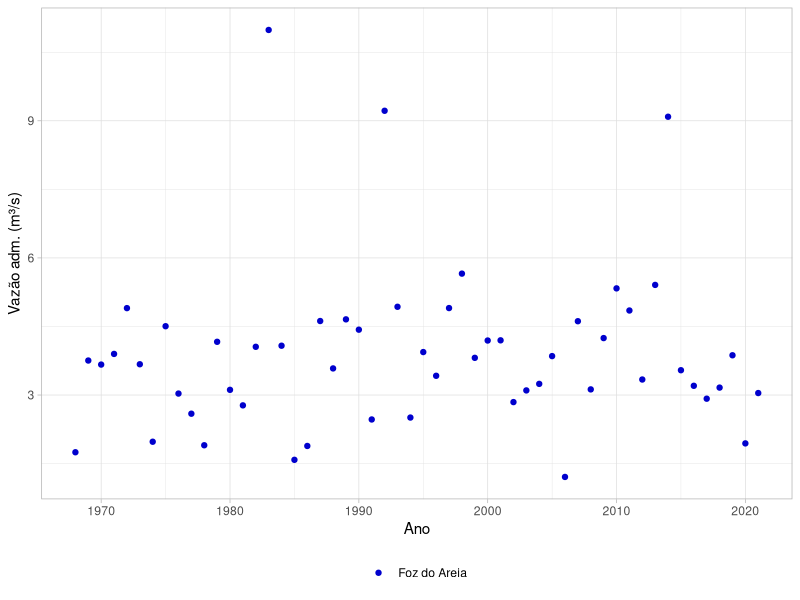
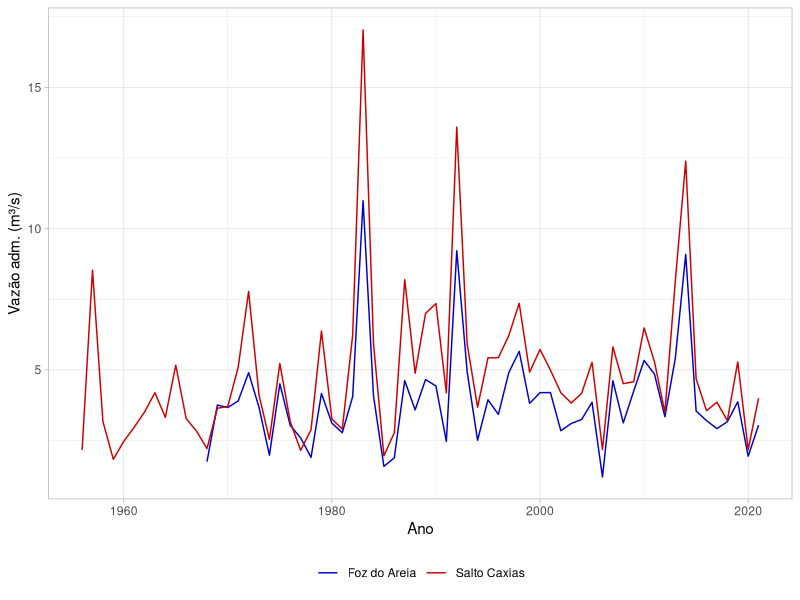
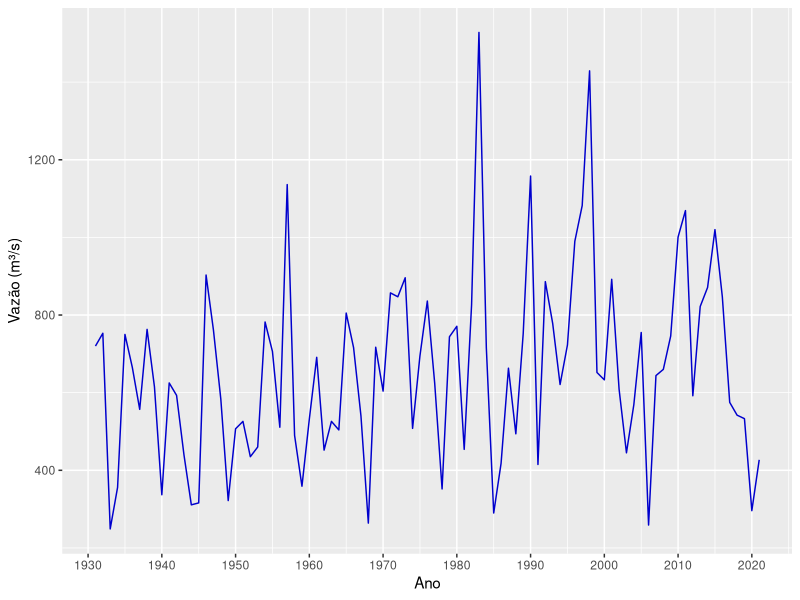
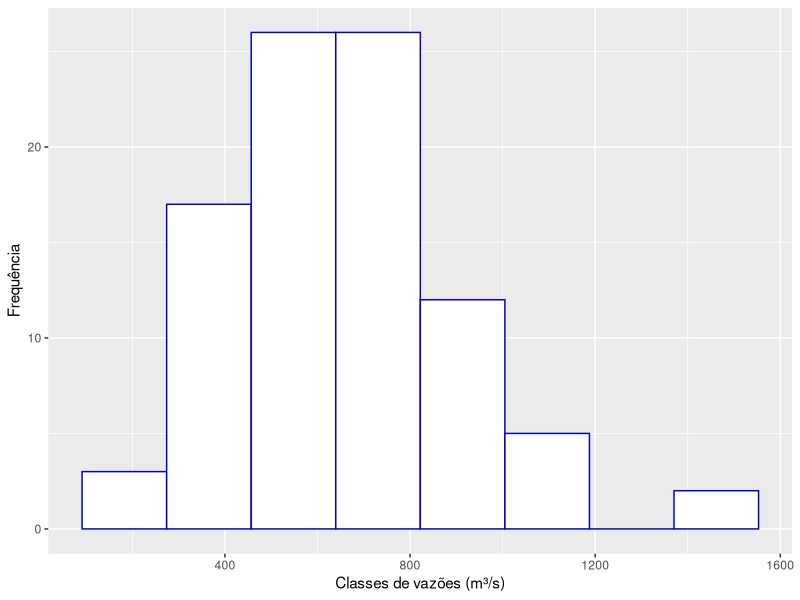
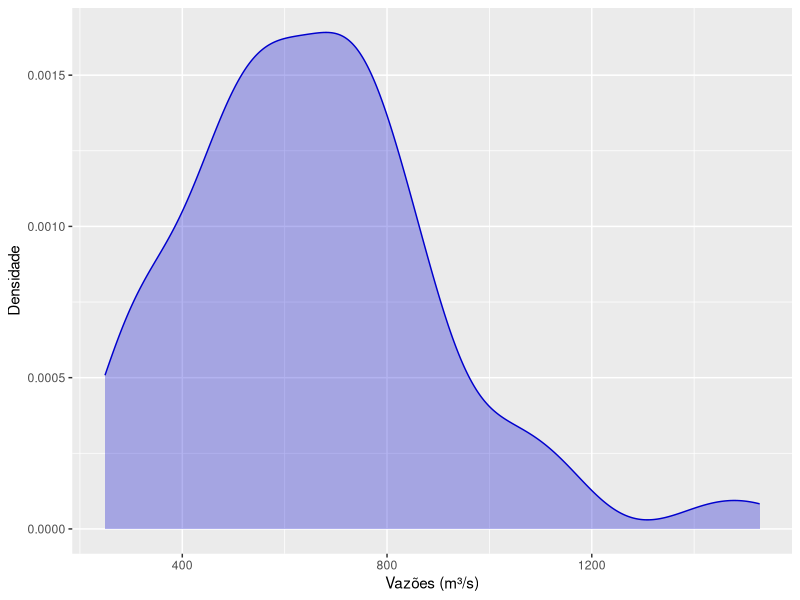
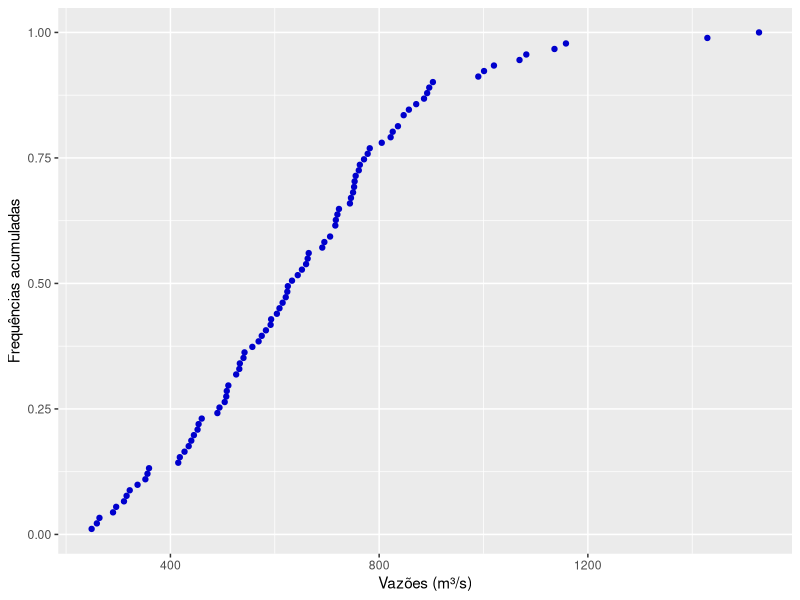
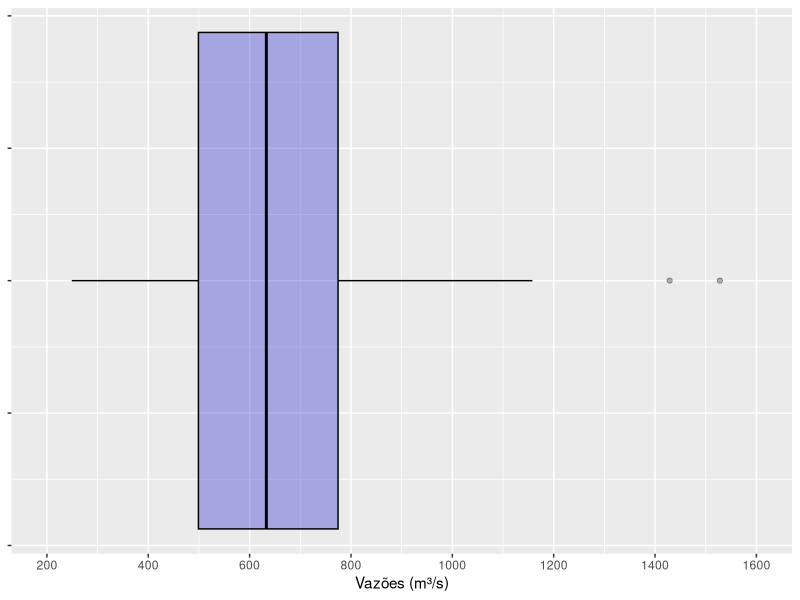
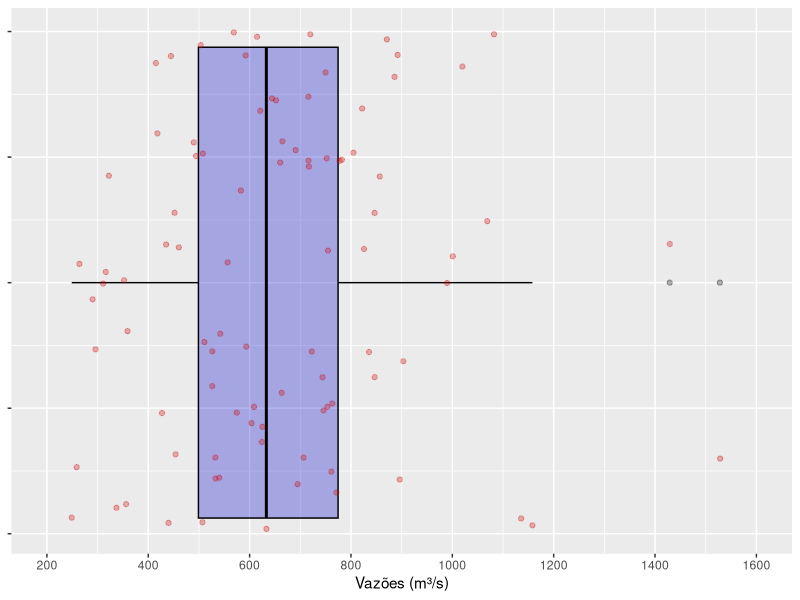

R code for these plots, in order:
# Instalação dos pacotes necessários para este código (requer conexão 
# com a internet)
# install.packages("ggplot2")
# install.packages("lubridate")

# Bibliotecas utilizadas
library(ggplot2) # para os gráficos
library(lubridate) # para conversão de texto em datas

# --- EXEMPLOS OUTLIERS ---

# 1. Gráficos vazões diárias Salto Caxias e Foz do Areia
vazoesDiariasSaltoCaxias <- read.csv('vazoesDiariasSaltoCaxias.csv', header=FALSE)
vazoesDiariasFozDoAreia <- read.csv('vazoesDiariasFozDoAreia.csv', header=FALSE)

# Montagem do data frame com os dias e as vazões (padronizadas pela média)
# Salto Caxias
QdiariaSaltoCaxias <- data.frame(
  dias = vazoesDiariasSaltoCaxias[,1],
  vazoes = vazoesDiariasSaltoCaxias[,2]/mean(vazoesDiariasSaltoCaxias[,2]))
# Foz do Areia
QdiariaFozDoAreia <- data.frame(
  dias = vazoesDiariasFozDoAreia[,1],
  vazoes = vazoesDiariasFozDoAreia[,2]/mean(vazoesDiariasFozDoAreia[,2]))

# Conversões das colunas das datas (lida como texto) para o formato apropriado
QdiariaSaltoCaxias$dias <- dmy(QdiariaSaltoCaxias$dias)
QdiariaFozDoAreia$dias <- dmy(QdiariaFozDoAreia$dias)

# *** Processo para determinação da vazão máxima anual ***

# Manipulação do vetor de datas para extração das vazões a cada ano. Essa infor-
# mação será usada como indexador do loop que fará os cálculos
# Foz do Areia
datasFozDoAreia <- data.frame(datas=QdiariaFozDoAreia$dias)
datasFozDoAreia$datas <- as.Date(datasFozDoAreia$datas)
datasFozDoAreia <- transform(datasFozDoAreia, ano=format(datas,"%Y"),
          mes=format(datas,"%m"),
          dia=format(datas,"%d"))
# Concatenação da data (agora como vetor) e vazões
QdFozDoAreia <- cbind(datasFozDoAreia,vazoes=QdiariaFozDoAreia$vazoes)

# Salto Caxias
datasSaltoCaxias <- data.frame(datas=QdiariaSaltoCaxias$dias)
datasSaltoCaxias$datas <- as.Date(datasSaltoCaxias$datas)
datasSaltoCaxias <- transform(datasSaltoCaxias, ano=format(datas,"%Y"),
                             mes=format(datas,"%m"),
                             dia=format(datas,"%d"))
# Concatenação da data (agora como vetor) e vazões
QdSaltoCaxias <- cbind(datasSaltoCaxias,vazoes=QdiariaSaltoCaxias$vazoes)

# Comando para extração dos anos do histórico, sem repetições
anosFozDoAreia <- as.numeric(unique(QdFozDoAreia$ano))
anosSaltoCaxias <- as.numeric(unique(QdSaltoCaxias$ano))

# Loops para determinação das vazões máximas
# Foz do Areia
QmaxAnualFozDoAreia <- vector()
# Determinação das vazões máximas anuais a partir do indexador acima
for (i in 1:length(anosFozDoAreia)) {
  QmaxAnualFozDoAreia[i] <- max(QdFozDoAreia[QdFozDoAreia$ano==anosFozDoAreia[i],5])
}
# Inserção dos anos
QmaxAnualFozDoAreia <- matrix(QmaxAnualFozDoAreia)
QmaxAnualFozDoAreia<- data.frame(anos=anosFozDoAreia,vazoes=QmaxAnualFozDoAreia)

# Salto Caxias
QmaxAnualSaltoCaxias <- vector()
# Determinação das vazões máximas anuais a partir do indexador acima
for (i in 1:length(anosSaltoCaxias)) {
  QmaxAnualSaltoCaxias[i] <- max(QdSaltoCaxias[QdSaltoCaxias$ano==anosSaltoCaxias[i],5])
}
# Inserção dos anos
QmaxAnualSaltoCaxias <- matrix(QmaxAnualSaltoCaxias)
QmaxAnualSaltoCaxias<- data.frame(anos=anosSaltoCaxias,vazoes=QmaxAnualSaltoCaxias)

# Plot da série de Foz do Areia com possível outlier
# tiff('vazoesMaximasFozDoAreia.tif', height=720, width = 1780, res=300)
ggplot(QmaxAnualFozDoAreia, aes(x=anos, y=vazoes, colour="Foz do Areia")) +
  geom_point() +
  labs(x="Ano",y="Vazão adm. (m³/s)") + 
  theme_light() +
  scale_colour_manual(values = c("blue3")) +
  theme_light() +
  theme(legend.title = element_blank()) +
  theme(legend.position="bottom")
# dev.off()

# Comparação entre duas séries no mesmo rio (confirmação de que não é outlier)
# tiff('vazoesMaximasFDAeSC.tif', height=720, width = 1780, res=300)
ggplot() +
  geom_line(data = QmaxAnualFozDoAreia, aes(x=anos, y=vazoes, colour="Foz do Areia")) +
  geom_line(data = QmaxAnualSaltoCaxias, aes(x=anos, y=vazoes, colour="Salto Caxias")) +
  labs(x="Ano",y="Vazão adm. (m³/s)", colour="Séries") +
  scale_colour_manual(values = c("blue3", "red3")) +
  theme_light() +
  theme(legend.title = element_blank()) +
  theme(legend.position="bottom")
# dev.off()

# --- REPRESENTAÇÃO GRÁFICA DE DADOS ---

# Dados utilizados - vazões anuais em Foz do Areia (rio Iguaçu)
vazoesMediasFozDoAreia <- read.csv('vazoesMediasFozDoAreia.csv')
Qmedia <- data.frame(
  anos = vazoesMediasFozDoAreia[,1],
  vazoes = vazoesMediasFozDoAreia[,ncol(vazoesMediasFozDoAreia)])

# 1. Série temporal
# tiff('serieTemporal.tif', height=720, width = 1780, res=300)
ggplot(Qmedia, aes(x=anos, y=vazoes)) + 
  scale_y_continuous(breaks = seq(0, 1600, by = 400)) +
  scale_x_continuous(breaks = seq(1920, 2020, by = 10)) +
  geom_line(color="blue3") +
  labs(x="Ano",y="Vazão (m³/s)") + 
  theme_gray()
# dev.off()

# 2. Histograma

# Número de classes:
# Critério de Iman and Conover (1983) (2^k >= n)
condicao = FALSE
k1 <- 1
while (condicao == FALSE) {
  if (2^k1 < length(Qmedia$vazoes)) {
    condicao == FALSE
  } else {
    break
  }
k1 <- k1 + 1
}
# Critério de Sturges (1926)
k2 <- ceiling(1+3.3*log10(length(Qmedia$vazoes)))

# Obtenção do histograma
# tiff('histograma.tif', height=720, width = 1780, res=300)
ggplot(Qmedia, aes(x=vazoes)) +
  geom_histogram(colour="blue3", fill="white", bins=k2) +
  labs(x="Classes de vazões (m³/s)",y="Frequência") +
  theme_gray()
# dev.off()

# 3. Densidade
# tiff('densidade.tif', height=720, width = 1780, res=300)
ggplot(Qmedia, aes(x=vazoes)) +
  geom_density(colour="blue3", fill="blue3", alpha=0.3) +
  labs(x="Vazões (m³/s)",y="Densidade") +
  theme_gray()
# dev.off()

# 4. Frequência acumulada
# tiff('cumulativeFrequency.tif', height=720, width = 1780, res=300)
ggplot(Qmedia, aes(vazoes)) +
  stat_ecdf(geom = "point", pad = FALSE, colour = "blue3") +
  labs(x="Vazões (m³/s)",y="Frequências acumuladas") +
  theme_gray()
# dev.off()

# 5. Boxplot
# Simples
# tiff('boxplot.tif', height=720, width = 1780, res=300)
ggplot(Qmedia, aes(y=vazoes)) +
  geom_boxplot(fill="blue3", color="black", alpha=0.3) +
  expand_limits(y=c(200,1601)) +
  scale_y_continuous(breaks = seq(0, 1600, by = 200)) +
  coord_flip() +
  labs(y="Vazões (m³/s)") +
  theme_gray() +
  theme(axis.text.y=element_blank())
# dev.off()

# Com jitters
# tiff('boxplotjitter.tif', height=720, width = 1780, res=300)
ggplot(Qmedia, aes(x=1,y=vazoes)) +
  geom_boxplot(fill="blue3", color="black", alpha=0.3) +
  geom_jitter(color="red3", size=1.5, alpha=0.3) +
  expand_limits(y=c(200,1601)) +
  scale_y_continuous(breaks = seq(0, 1600, by = 200)) +
  coord_flip() +
  labs(y="Vazões (m³/s)") +
  theme_gray() +
  theme(axis.text.y=element_blank(),
        axis.title.y=element_blank())
# dev.off()

# Violin plot
# tiff('boxplotviolin.tif', height=720, width = 1780, res=300)
ggplot(Qmedia, aes(x=1,y=vazoes)) +
  geom_violin(trim=FALSE,width=1.5,fill="blue3",alpha=0.3) +
  geom_jitter(color="red3", size=1.5, alpha=0.3) +
  geom_boxplot(color="gray", alpha=0.5) +
  expand_limits(y=c(200,1601)) +
  scale_y_continuous(breaks = seq(0, 1600, by = 200)) +
  coord_flip() +
  labs(y="Vazões (m³/s)") +
  theme_gray() +
  theme(axis.text.y=element_blank(),
        axis.title.y=element_blank())
# dev.off()